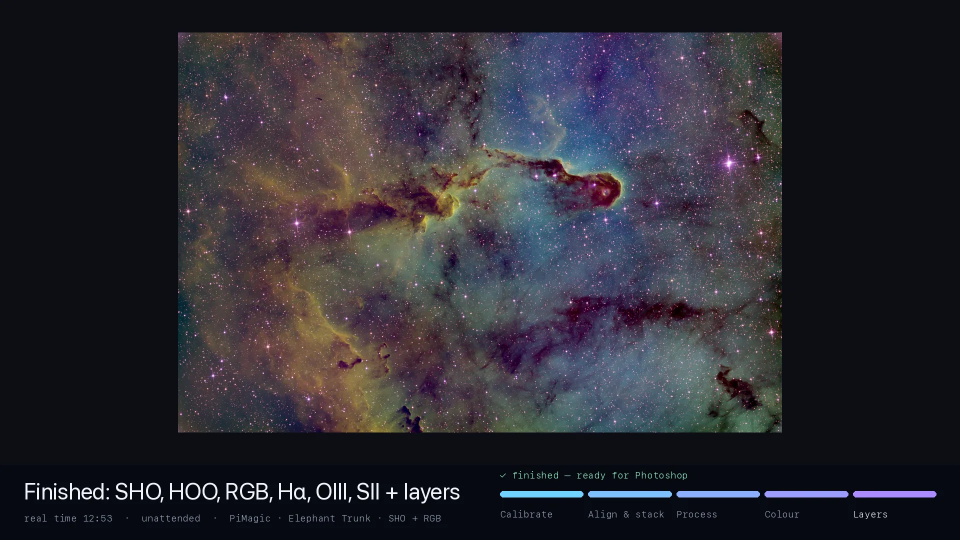
#> input picture site/assets/img/run_elephant_poster.webp, 1920 x 1080 px (shown at 1/2 size)
$ python -i build_run_video.py   (imports and definitions only)
#> lines starting #> are read from the running program, lines starting #| are printed output that depends on the picture
# The recorded Elephant Trunk run as a fast time-lapse for the home page (Christian, 23 Oct 2026: "record the whole workflow ...
# do it in fast mode"). Frames: tools/capture/capture_run.py (PixInsight's main window by window id, 1 s). Steps and the clock
# come from the run's own log timestamps, under our names, in a strip under the window.
#   python3 tools/build_run_video.py FRAMES_DIR RUN_DIR  ->  site/assets/video/run_elephant.mp4 (+ poster, + run_elephant.json)
import os, re, sys, json, glob, subprocess, datetime as dt
import numpy as np
from PIL import Image, ImageDraw, ImageFont
HERE = os.path.dirname(os.path.dirname(os.path.abspath(__file__)))
FR, RUN = sys.argv[1], sys.argv[2]
OUTV = os.path.join(HERE, "site/assets/video/run_elephant.mp4"); POSTER = os.path.join(HERE, "site/assets/img/run_elephant_poster.webp")
W, H, STRIP, FPS, SECS = 1920, 1080, 150, 30, 22

# ---- steps from the log (UTC stamps) -> seconds since the run started
# [1 line not run here, left out]
ts = lambda l: dt.datetime.strptime(l[1:20], "%Y-%m-%d %H:%M:%S").replace(tzinfo=dt.timezone.utc).timestamp()
# [1 line that did not run here, left out]
# [1 line that did not run here, left out]
FIL = {"R": "R", "G": "G", "B": "B", "Ha": "Hα", "OIII": "OIII", "SII": "SII", "Hydrogen": "Hα", "Oxygen": "OIII", "Sulfur": "SII",
       "Red": "R", "Green": "G", "Blue": "B"}
# every log event that names what is happening now (the per-channel steps repeat: the latest event wins)
EV = [(r"^Step 1: Categorizing", "Reading and sorting 49 files", 0), (r"^Step 1b", "Checking frame quality", 0),
      (r"^Step 2a", "Calibration masters matched", 0), (r"^Step 3: Calibrating", "Calibrating 37 light frames", 0),
      (r"^Step 5: Registration (\w+)", "Aligning {}", 1), (r"^Step 6: Stacking (\w+)", "Stacking {}", 1),
      (r"^PiSolver: Processing", "PiSolver · plate solve", 2), (r"Processing view: MasterLight_(\w+)", None, 2),
      (r"^=== Running GradientCorrection", "Gradient removal · {ch}", 2), (r"^=== Running Deblur", "Deblur · {ch}", 2),
      (r"^=== Applying Nuclear Stretch", "Stretch · {ch}", 2), (r"rc-astro --no-banner nxt", "Denoise · {ch}", 2),
      (r"^=== Applying Embedded Annotation", "Annotation · names and grid", 2), (r"^=== Running StarXTerminator", "Star separation · {ch}", 2),
      (r"^=== RGB Channel Combination", "RGB colour image", 3), (r"^=== SPCC", "Star Color Tuning · RGB", 3),
      (r"^=== HOO Channel Combination", "HOO colour image", 3), (r"^=== SHO Channel Combination", "SHO colour image", 3),
      (r"tag=starx_enter .*baseTag=Elephant_Trunk_(SHO|HOO|RGB)\b", "Star separation · {}", 3)]
PHASES = ["Calibrate", "Align & stack", "Process", "Colour", "Layers"]
events, ch = [], ""
# [9 lines not run here, left out]
# [1 line that did not run here, left out]
# [1 line not run here, left out]
# [1 line that did not run here, left out]
def step_at(x):
    e = [v for v in events if v[0] <= x]; return e[-1] if e else events[0]

# ---- frames with their run time (capture times are wall-clock offsets from the first frame's file time)
# [1 line not run here, left out]
# [1 line that did not run here, left out]
# [1 line that did not run here, left out]
# [1 line that did not run here, left out]
# [1 line not run here, left out]

F = "/System/Library/Fonts/SFNS.ttf" if os.path.exists("/System/Library/Fonts/SFNS.ttf") else "/System/Library/Fonts/Helvetica.ttc"
MONO = "/System/Library/Fonts/SFNSMono.ttf" if os.path.exists("/System/Library/Fonts/SFNSMono.ttf") else "/System/Library/Fonts/Menlo.ttc"
fBig, fMid, fSm = ImageFont.truetype(F, 46), ImageFont.truetype(MONO, 30), ImageFont.truetype(MONO, 19)
CY, VI, MI = (111, 211, 255), (169, 139, 255), (142, 240, 196)
ease_ = lambda v: (lambda c: c * c * (3 - 2 * c))(min(1, max(0, v)))
def window(path):
    im = Image.open(path).convert("RGB"); im = im.crop((0, round(im.height * 0.03), im.width, im.height))   # drop the title bar
#> in window, im is the input picture: PIL image 1920x1080 RGB; mean R, G, B 43.7, 42.3, 50.1
#> after `im = im.crop((0, round(im.height * 0.03), im.width, im.height))`:
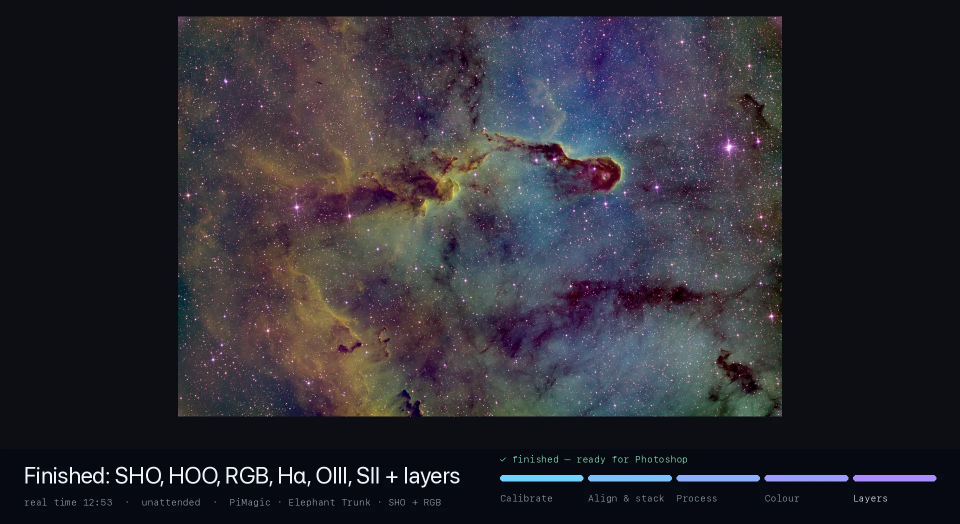
#> im: PIL image 1920x1048 RGB (shown at 1/2 size); mean R, G, B 44.7, 43.1, 51
    s = min(W / im.width, (H - STRIP) / im.height); im = im.resize((round(im.width * s), round(im.height * s)), Image.LANCZOS)
#> after `s = min(W / im.width, (H - STRIP) / im.height)`: s = 0.887
    c = Image.new("RGB", (W, H - STRIP), (30, 32, 38)); c.paste(im, ((W - im.width) // 2, (H - STRIP - im.height) // 2)); return c
#> after `c = Image.new('RGB', (W, H - STRIP), (30, 32, 38))`:
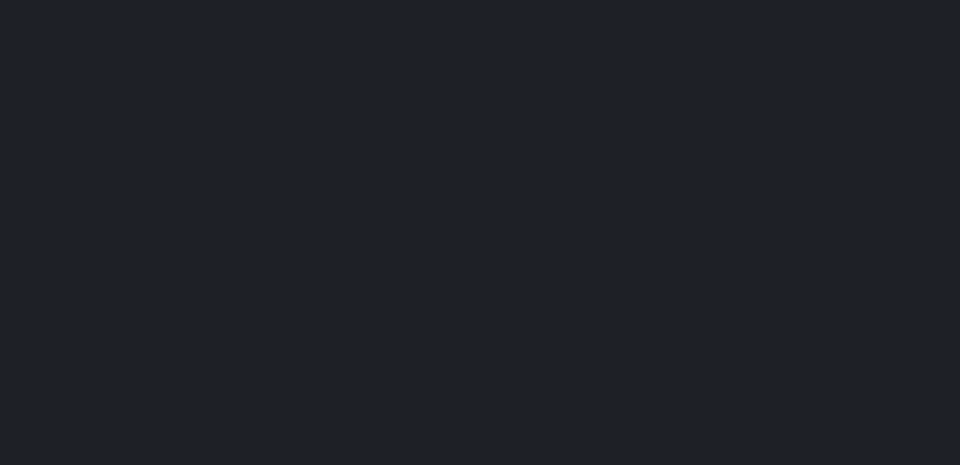
#> c: PIL image 1920x930 RGB (shown at 1/2 size); mean R, G, B 30, 32, 38
#> after `c.paste(im, ((W - im.width) // 2, (H - STRIP - im.height) // 2))`:
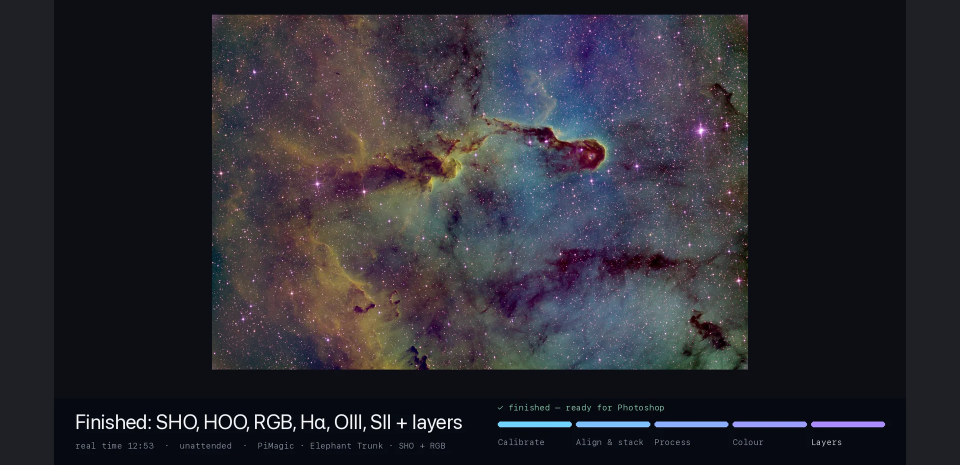
#> c: PIL image 1920x930 RGB (shown at 1/2 size); mean R, G, B 43.1, 41.9, 49.6
def strip(x):
    t, label, ph = step_at(max(0, x)); s = Image.new("RGB", (W, STRIP), (6, 9, 16)); d = ImageDraw.Draw(s)
    if x > END: label = "Finished: SHO, HOO, RGB, Hα, OIII, SII + layers"
    m, sec = divmod(int(max(0, min(x, END))), 60)
    d.text((48, 24), label, font=fBig, fill=(240, 244, 250))
    d.text((48, 94), f"real time {m}:{sec:02d}  ·  unattended  ·  PiMagic · Elephant Trunk · SHO + RGB", font=fSm, fill=(150, 162, 184))
    x0, x1, gap = 1000, W - 48, 10; sw = (x1 - x0 - gap * 4) / 5          # five phases, each fills at its own pace
    for i, name in enumerate(PHASES):
        a, b = ph_start[i], (ph_start[i + 1] if i < 4 else END)
        f = 1 if x >= b else max(0, min(1, (x - a) / max(1, b - a))) if x >= a else 0
        X = x0 + i * (sw + gap); d.rounded_rectangle((X, 52, X + sw, 64), 6, fill=(34, 42, 60))
        if f > 0:
            col = tuple(int(CY[j] + (VI[j] - CY[j]) * i / 4) for j in range(3)); d.rounded_rectangle((X, 52, X + max(12, sw * f), 64), 6, fill=col)
        cur = a <= x < b or (i == 4 and x >= a)
        d.text((X, 86), name, font=fSm, fill=(240, 244, 250) if cur else (150, 162, 184) if x >= a else (70, 80, 100))
    if x >= END: d.text((x0, 8), "✓ finished — ready for Photoshop", font=fSm, fill=MI)
    return s

# ---- pacing: time on screen follows what there is to see. The linear RGB before colour calibration (green) and an empty
# desktop go by 4x faster; everything else at the same pace. Then the run's own finished SHO opens over the window.
def dull(path):
    a = np.asarray(Image.open(path).convert("RGB").resize((96, 48)), dtype=np.float32)[8:44, 8:80]
    r, g, b = a[..., 0].mean(), a[..., 1].mean(), a[..., 2].mean()
    return (g > 1.35 * r and g > 1.35 * b) or a.std() < 9
# [1 line that did not run here, left out]
# [1 line not run here, left out]
# [1 line that did not run here, left out]
N_RUN, N_END, lead = FPS * (SECS - 3), FPS * 3, int(FPS * 0.8)
# [1 line not run here, left out]
# [2 lines that did not run here, left out]
cache = {}
def win(i):
    if i not in cache:
        if len(cache) > 4: cache.pop(min(cache))
        cache[i] = np.asarray(window(caps[i][0]), dtype=np.float32)
    return cache[i]
# [1 line that did not run here, left out]
# [19 lines not run here, left out]

>>> result = window('../site/assets/img/run_elephant_poster.webp')

$ run again, on assets/img/am_gunlock.webp
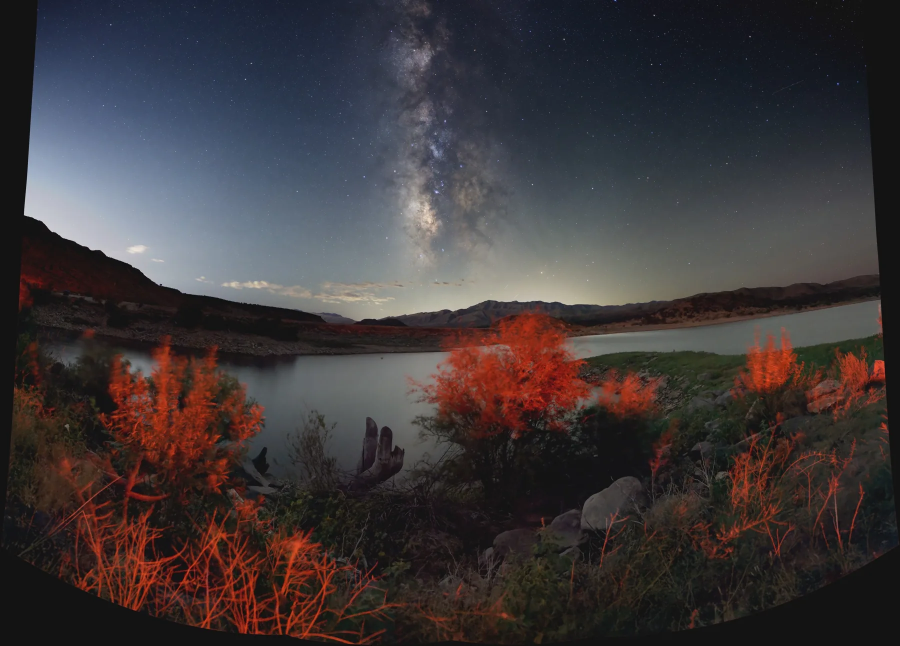
#> input picture assets/img/am_gunlock.webp, 1800 x 1291 px (shown at 1/2 size)
#> in window, im is the input picture: PIL image 1800x1291 RGB; mean R, G, B 61.9, 55.8, 57.6
#> in window, `im = im.crop((0, round(im.height * 0.03), im.width, im.height))`:
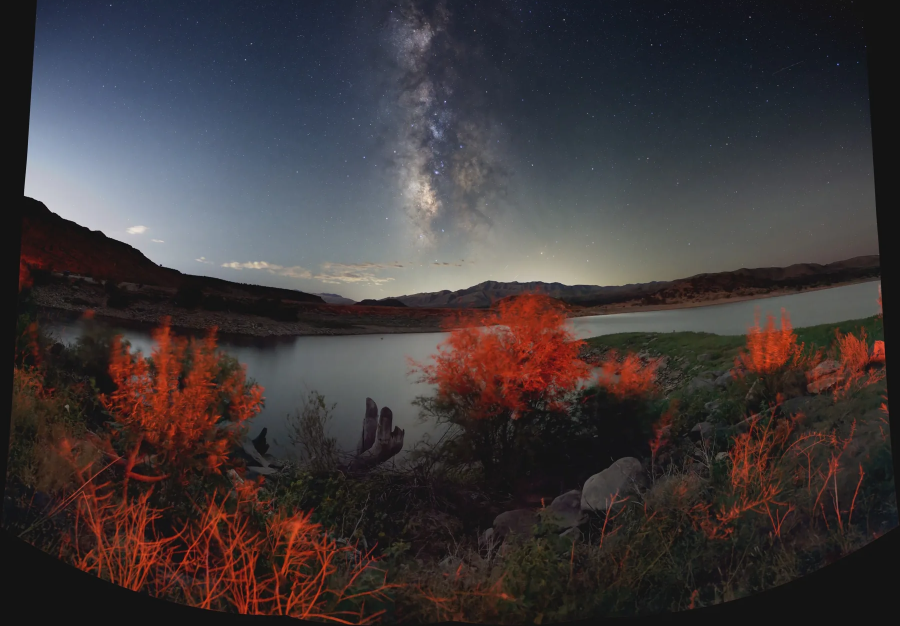
#> im: PIL image 1800x1252 RGB (shown at 1/2 size); mean R, G, B 63, 56.6, 58
#> in window, `c.paste(im, ((W - im.width) // 2, (H - STRIP - im.height) // 2))`:
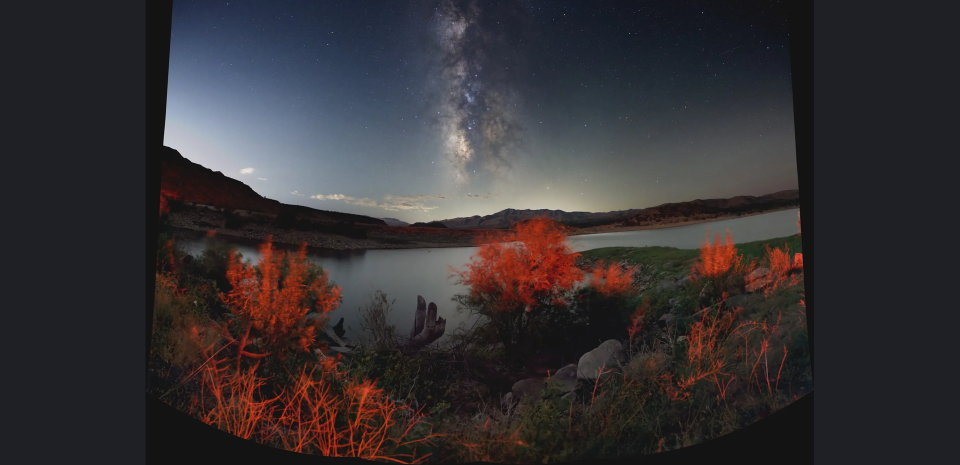
#> c: PIL image 1920x930 RGB (shown at 1/2 size); mean R, G, B 53, 49.1, 52

$ run again, on assets/img/ba2_rosette_craig_annot.webp
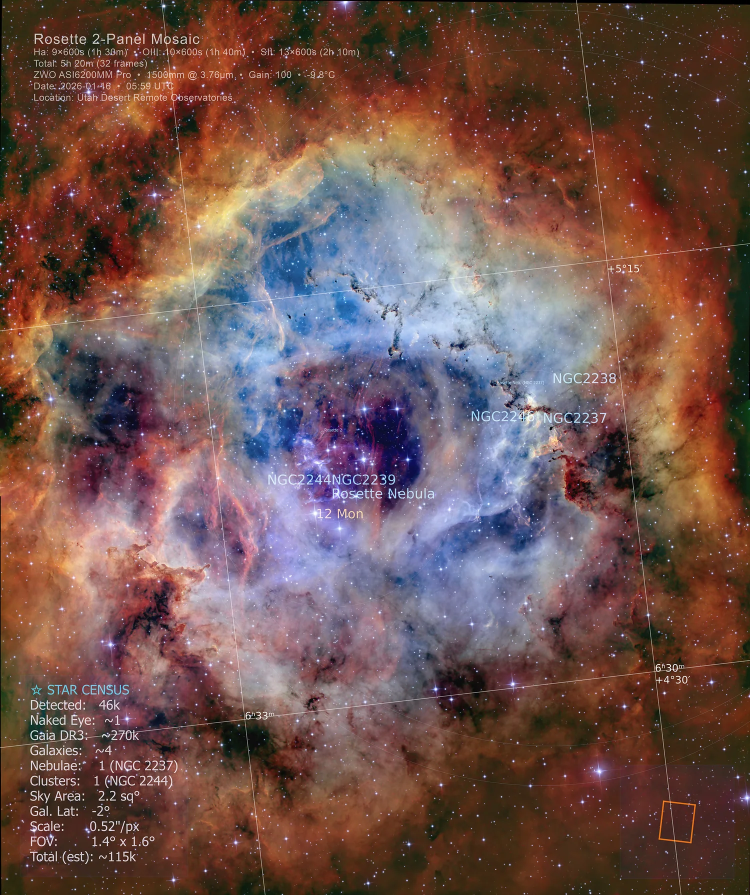
#> input picture assets/img/ba2_rosette_craig_annot.webp, 1500 x 1790 px (shown at 1/2 size)
#> in window, im is the input picture: PIL image 1500x1790 RGB; mean R, G, B 112.8, 84, 79.2
#> in window, `im = im.resize((round(im.width * s), round(im.height * s)), Image.LANC`:
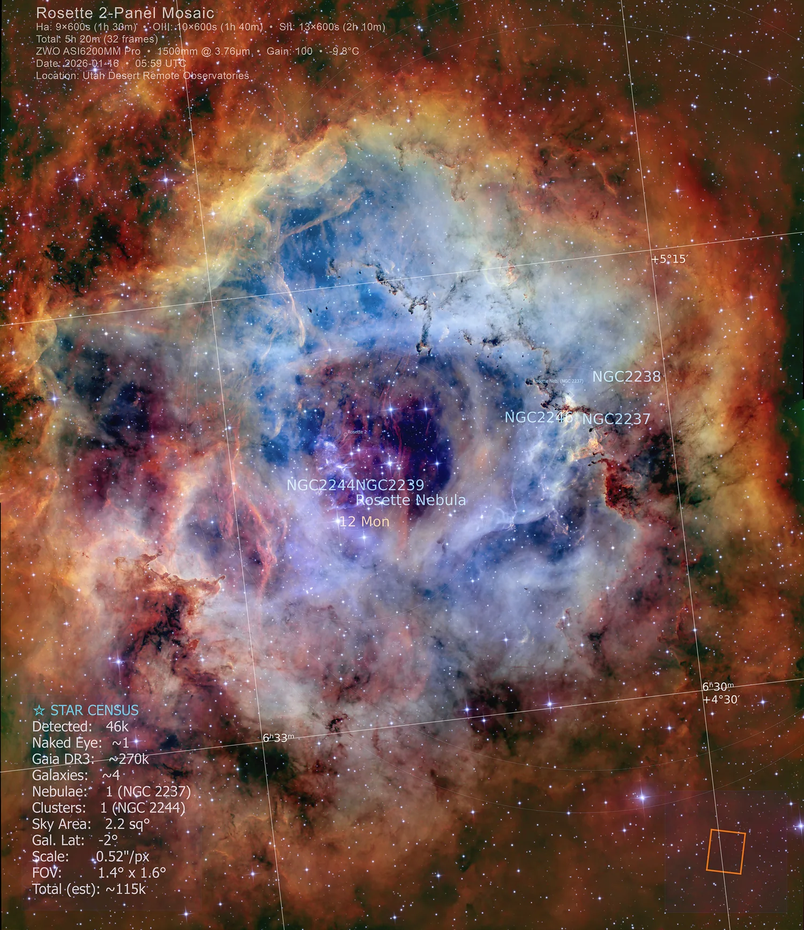
#> im: PIL image 804x930 RGB; mean R, G, B 114.3, 85.2, 80.9
#> in window, `c.paste(im, ((W - im.width) // 2, (H - STRIP - im.height) // 2))`:
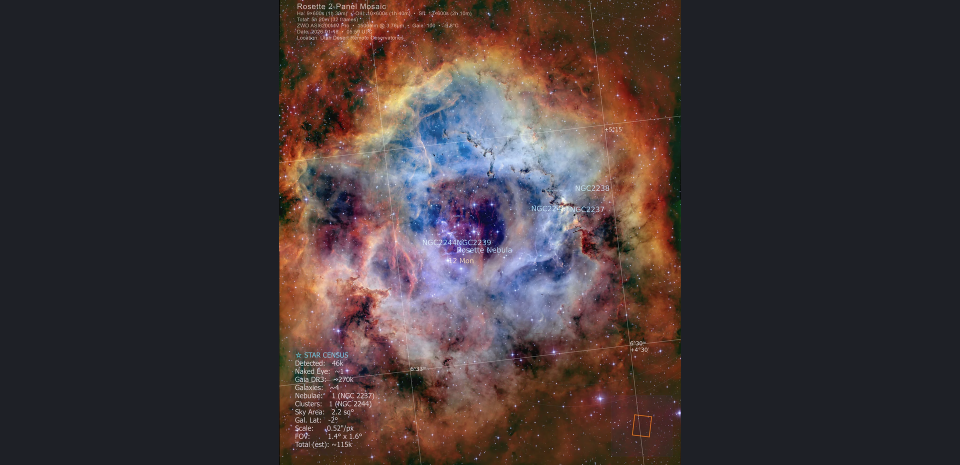
#> c: PIL image 1920x930 RGB (shown at 1/2 size); mean R, G, B 65.3, 54.3, 56
